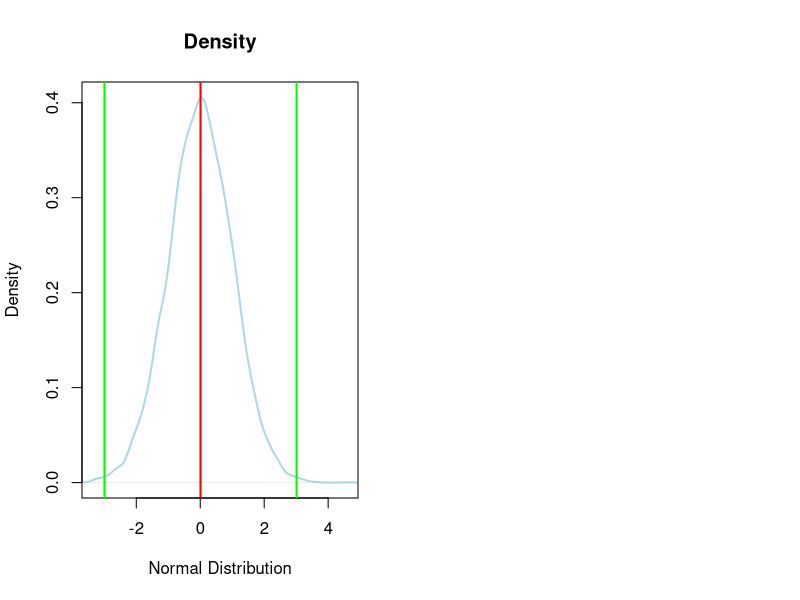
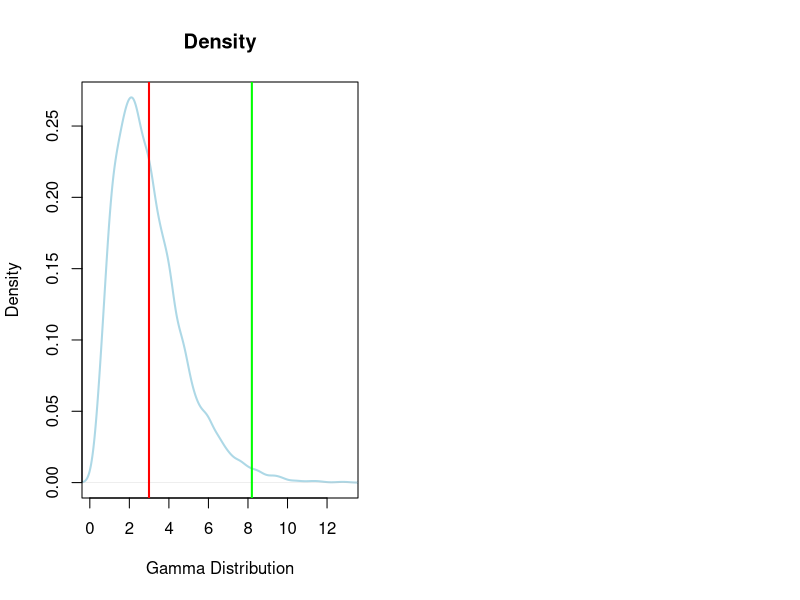
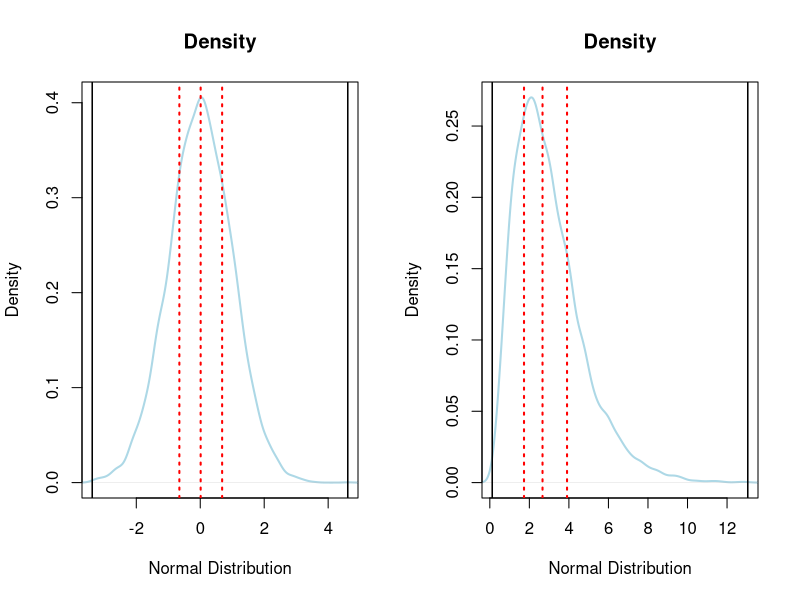
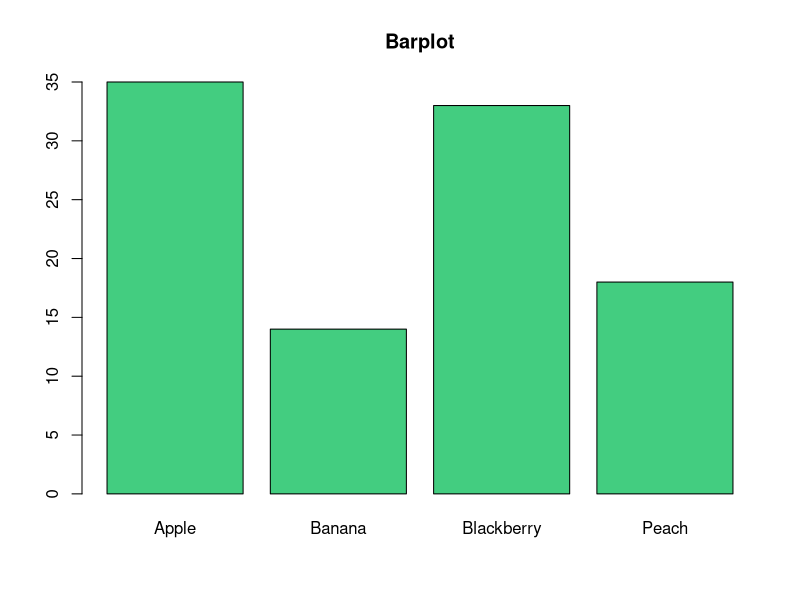
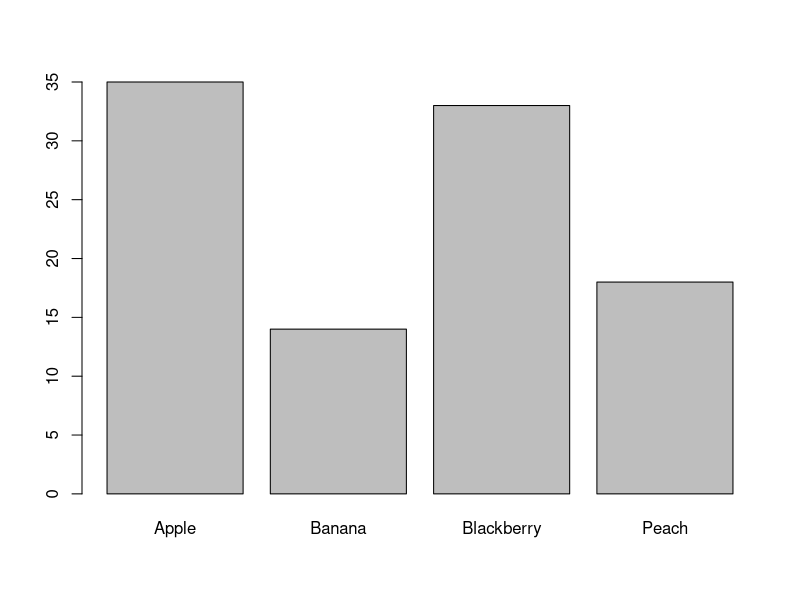
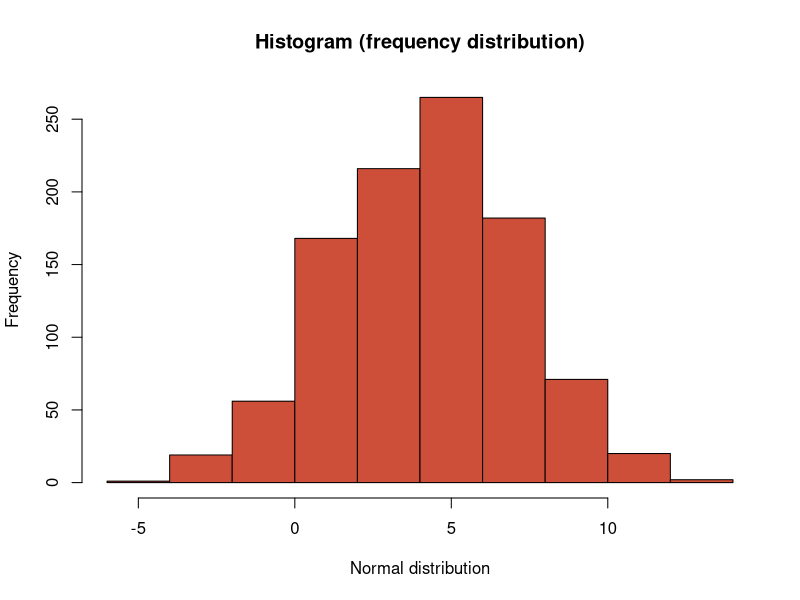
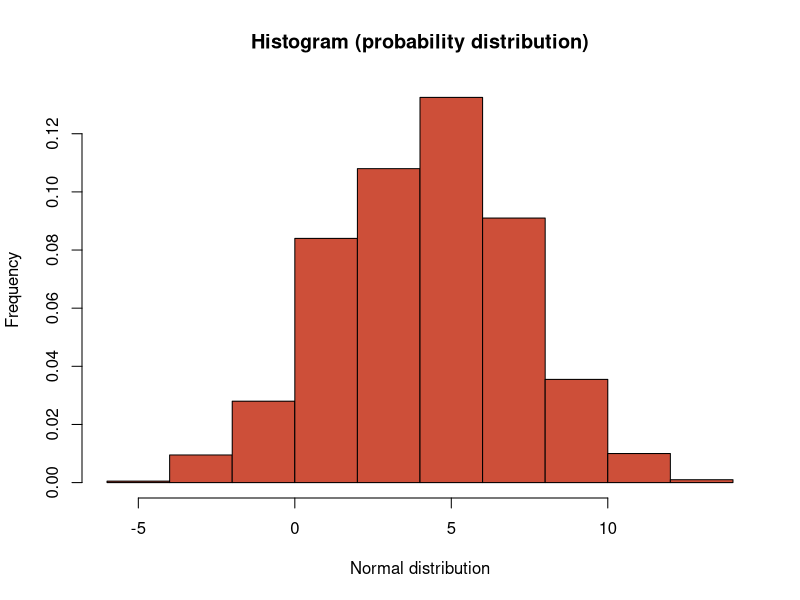
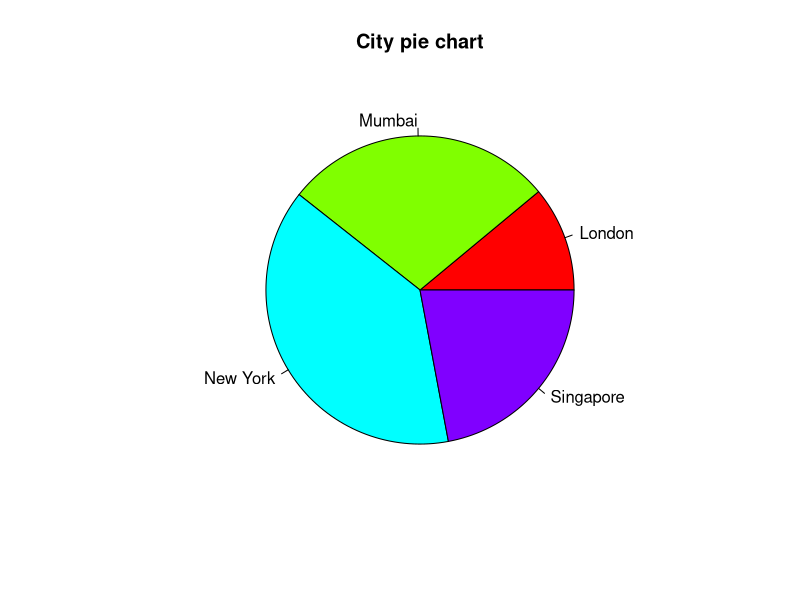

These charts were generated, in order, by the following R code:
# Вариация
team1 <- c(72, 73, 76, 76, 78)
team2 <- c(67, 72, 76, 76, 84)
basketball_teams <- data.frame(team1, team2)

# 3. Оценка на вариацията на разпределение

# Преди да започнем с изследването на разсейването, първо ще видим какво е очакването
# Взимаме средните на стойностите по колони
colMeans(basketball_teams)
apply(basketball_teams, 2, mean)    #   Еквивалентно на горния ред


#       Като цяло се избягват заключенията само на база средните стойности или други оценки за
#   локацията на разпределенията (ще наблегнем на това при оценките на хипотезите).
#
#       И при двета отбора средните стойности са равни - 75.
#   Това не означава, че двата отбора са близки относно разпределението на височината им.
#   В частност, височината при играчите на втория отбор варира много повече от тази на първия.


#  3.1. Обхват (Range): максималната стойност - минималната стойност
rangeFunction <- function(x) {
  max(x) - min(x)
}

# Както можем да видим от резултатите, при първия отбор имаме разлика от 6 инча, докато при втория - 17
rangeFunction(basketball_teams$team1)
rangeFunction(basketball_teams$team2)

# 3.2. Вариация (дисперсия) и стандартно отклонение
#	За разлика от обхвата, стандартното отклонение взема под внимамнеи всички наблюдения.

#	Стандартното отклонение е оценка на вариацията,
# която показва колко далече са наблюденията от очакването (от средното).

# Стандартното отклонение е предпочитана оценка за вариацията,
# когато среднoто се използва за оценка на локацията (центъра) на разпределението.

#	Вариацията (дисперсията) се изчислява по формулата по-долу:
variationFunction <- function(x) {
  x_mean <- mean(x)
  x_minux_xMean <- x - x_mean
  x_minus_xMean_2 <- x_minux_xMean^2

  sum(x_minus_xMean_2) / (length(x) - 1)
}

variationFunction(basketball_teams$team1)
var(basketball_teams$team1)
var(basketball_teams$team2)

#   При тестването на хипотези и при определянето на доверителните интервали се използва
#   стандардартното отклонение. Стандартното отклонение е производно на вариацяита и представлява
#   корен квадратен от дисперсията.

sqrt(variationFunction(basketball_teams$team1))
sd(basketball_teams$team1)
sd(basketball_teams$team2)

#       Правилото на Чебишев, което е валидно за всички множества, ни казва, че 89% от наблюденията
#   лежат в интервала (X_mean - 3*X_std; X_mean + 3*X_std), където X_mean - средната стойност и
#   X_std - стандартното отклонение.

#       При камбановидна форма на разпределението, този процент достига до 99.7


N <- 10^4
set.seed(94171)
dist1 <- rnorm(N)
dist2 <- rgamma(N, 3)

# Dist 1
par(mfrow = c(1, 2))
plot(
  density(dist1),
  lwd = 2,
  main = "Density",
  xlab = "Normal Distribution",
  ylab = "Density",
  col = "lightblue",
  xlim = range(dist1)
)

meanDist1 <- mean(dist1)
sigmaDist1 <- sd(dist1)

abline(
  v = c(meanDist1 - 3*sigmaDist1, meanDist1, meanDist1 + 3*sigmaDist1),
  col = c("green", "red", "green"),
  lwd = 2
)

# Dist 2
par(mfrow = c(1, 2))
plot(
  density(dist2),
  lwd = 2,
  main = "Density",
  xlab = "Gamma Distribution",
  ylab = "Density",
  col = "lightblue",
  xlim = range(dist2)
)

meanDist2 <- mean(dist2)
sigmaDist2 <- sd(dist2)

abline(
  v = c(meanDist2 - 3*sigmaDist2, meanDist2, meanDist2 + 3*sigmaDist2),
  col = c("green", "red", "green"),
  lwd = 2
)

par(mfrow = c(1, 1))

round(sum(dist2 >= meanDist2 - 3*sigmaDist2 & sigmaDist2 <= meanDist2 + 3*sigmaDist2)*100/N, 2)

# -----------
#   3.3. The five number summary
# тази статтистика най-често показва минималната стойност, 1-ви квартил, медиана (2-ри квартил),
# 3-ти квартил и максималната стойност.

summary(dist1)
fivenum(dist1)

par(mfrow = c(1, 2))

plot(
  density(dist1),
  lwd = 2,
  main = "Density",
  xlab = "Normal Distribution",
  ylab = "Density",
  col = "lightblue",
  xlim = range(dist1)
)

abline(
  v = fivenum(dist1),
  col = c("black", "red", "red", "red", "black"),
  lwd = c(1.5, rep(2, 3), 1.5),
  lty = c(1, rep(3, 3), 1)
)
summary(dist1)

# Dist2
plot(
  density(dist2),
  lwd = 2,
  main = "Density",
  xlab = "Normal Distribution",
  ylab = "Density",
  col = "lightblue",
  xlim = range(dist2)
)

abline(
  v = fivenum(dist2),
  lwd = c(1.5, rep(2, 3), 1.5),
  col = c("black", "red", "red", "red", "black"),
  lty = c(1, rep(3, 3), 1)
)

rep(2, 100) # repeat

par(mfrow = c(1, 1))

range(dist1) # Min and Max

#   3.4. Interquartile Range и MAD Median absolute deviation - Wikipedia
#   Тези два вида оценки на дисперсията е препоръчително да се използват, когато за оценка на центъра
#   на разпределението се използва медианата. И двете оценки се водят "стабилни" към екстремалните стойности

#   Nielsen Company е публикувала информация колко часа седмично американците прекарват пред телевизора.
#   Това е извадка от 20 човека
tv_viewing_times <- c(25, 41, 27, 32, 43, 66, 35, 31, 15, 5, 34, 26, 32, 38, 16, 30, 38, 30, 20, 21)

#   За да покажем как екстремалните стойности влияят върху част от оценките ще добавим голяма стойност,
#   например 240 часа
tv_viewing_times_new <- c(tv_viewing_times, 240)

#   Интерквартилния обхват се изчислява като разлика между 3-ти квартил и 1-ви квартил
summary(tv_viewing_times)
summary(tv_viewing_times)[c(2, 5)]
diff(
  summary(tv_viewing_times)[c(2, 5)]
)

#   Базовата функция в R се казва IQR()
IQR(tv_viewing_times)

IQR(tv_viewing_times)
IQR(tv_viewing_times_new)
#   Както се вижда няма кой знае колко голяма промяна след добаяването на екстремалната стойност

# Разликата при стандартното отклонение скача в пъти
sd(tv_viewing_times)
sd(tv_viewing_times_new)

#   Ето защо при наличието на екстремуми е по-разумно да използваме медианата за оценка на центъра и
#   IQR или mad за оценка на дисперсията

#   MAD
#   Оценката MAD представлява медианата на вектора с абсолютните стойности от разлики от стойността и
#   медианата на самия вектор. Резултатът е умножен по 1.4826
#   Формулата е записана по-долу
X_median <- median(tv_viewing_times_new)
X_median
table(tv_viewing_times_new) # 240 is extremum!

X_median
tv_viewing_times_new
tv_viewing_times_new - X_median

# abs - модул от числата
X_diff <- abs(tv_viewing_times_new - X_median)
X_diff
median(X_diff) * 1.4826 # This is MAD

mad(tv_viewing_times_new)

#   - Добре, при оценката на вариацията имаме значима промяна. Как ли стоят нещата с оценките за центъра?
#   - Екстремумите оказват влияние и при оценката за центъра. Ето защо, при наличие на такива стойности,
#   предпочитаме да използваме медианата, вместо средната стойност.

mean(tv_viewing_times)
mean(tv_viewing_times_new)

median(tv_viewing_times)
median(tv_viewing_times_new)

# Имаме и други опции при наличието на екстремални стойности - bootstrap метод и trimmed mean.

# Какво прави trim опцията? Тя премахва по част от най-големите и най-малките стойности.
# В нашия случай, ние сме посочили, че искаме да махмен 5% от най-големите и най-малките стойности.
# Тоест ще вземем 5/2 = 2.5% от най-малките стойности и 2.5 от най-големите.
mean(tv_viewing_times, trim = 0.05)
mean(tv_viewing_times_new, trim = 0.05)
#   Както виждаме стойностите са близки


#   4. Графично представяне на разпределение
#   4.1. Barplot
#   Използваме barplot, когато искаме да представим честотното разпределение на категорийни променливи
set.seed(4012)

fruits <- sample(
  x = c("Apple", "Banana", "Blackberry", "Peach"),
  size = 100,
  replace = T,
  prob = c(0.4, 0.1, 0.3, 0.2)
)

tt <- table(fruits)
tt

barplot(
  height = tt,
  col = "seagreen3",
  main = "Barplot"
)

#   height - приема вектор или матрица с числови стойности като вход. Стойностите могат да бъдат и отрицателни
#   main - заглавие на графиката
#   col - цвят на стълбовете
#   Тези параметри са основни и ги има и при другите графики

barplot(prop.table(tt)*100)
?prop.table(tt)

#   4.2. Хистограма
#   Използваме хистограма, когато искаме да представим разпределението на непрекъснати променливи
set.seed(7821)
r1 <- rnorm(n = 10^3, mean = 4, sd = 3) # Нормално разпрделение на непрекъснати променливи

hist(
  r1,
  main = "Histogram (frequency distribution)",
  xlab = "Normal distribution",
  ylab = "Frequency",
  col = "tomato3"
)

hist(
  r1,
  main = "Histogram (probability distribution)",
  xlab = "Normal distribution",
  ylab = "Frequency",
  col = "tomato3",
  prob = T
)

colors() # show all available colors

#   4.3.    Piechart
#   Използваме piechart-, когато боравим с категорийни променливи и искаме да
#   изобразим процентното им разпределение
cities <- c(rep("London", 14), rep("New York", 49), rep("Singapore", 28), rep("Mumbai", 36))
cities.table <- table(cities)
cities.table

pie(
  cities.table,
  main = "City pie chart",
  col = rainbow(length(cities.table))
)

?rainbow(100)

#   Броя на цветовете е хубаво да бъде равен на броя на категориите. В противен случай два сигмента
#   ще бъдат оцветени в един и същи цвят.
pie_percent <- round(100 * cities.table / sum(cities.table), 1)
pie_percent

colors = rainbow(length(cities.table))
pie(
  cities.table,
  labels = paste(names(pie_percent), '-', pie_percent), # !!
  main = "City pie chart",
  col = colors
)

legend(
  x = "topright",
  legend = c("London", "New York", "Singapore", "Mumbai"),
  cex = 0.8,
  fill = colors
)
?legend
#   x - разположение на графиката - може да слагате както координати, така и да описвате позицията
#   legend - имената на категориите
#   cex - големината на текста
#   fill - цвета, на който отговаря текста в легендата

#   4.4.    Boxplot
#   При едномерния анализ, boxplot-а се използва, за да откриване на потенциални outlier-и.
tv_viewing_times <- c(25, 41, 27, 32, 43, 66, 35, 31, 15, 5, 34, 26, 32, 38, 16, 30, 38, 30, 20, 21)
tv_viewing_times_new <- c(tv_viewing_times, 240)

par(mfrow = c(1, 2))
boxplot(
  tv_viewing_times,
  col = "powderblue",
  main = "Boxplot",
  xlab = "TV viewing"
)

boxplot(
  tv_viewing_times_new,
  horizontal = T,
  col = "palevioletred",
  main = "Boxplot",
  xlab = "TV viewing + outlier"
)
par(mfrow = c(1, 1))

# 4.5. Q-Q plot
# Проверяваме дали стойностите на наблюдаваната променлива се доближават до теоретичните
# стойности на някое разпределение.
emp <- c(19.14, 6.29, 17.02, 6.13, 1.63, 18.78, 9.43, 11.21, 2.89, 9.52, 9.49, 4.83, 13.26, -0.96,
         5.12, 1.39, 6.76, 2.1, 4.32, 1.38, 10.7, 9.01, 4.73, 11.59, 7.22, 1.53, 8.36, 10.91, 6.49,
         3.69, 2.06, 15.92, 16.76, 18.13, 10.22, 19.25, 9.65, 17.75, 2.52, 1.24, 18.51, 11.52, 14.67,
         12.65, 11.22, 27.78, 1.76, 9.64, 11.42, 12.29)

d1 <- rnorm(n = 10^2, mean(emp), sd = sd(emp))
d2 <- rcauchy(n = 10^2, location = mean(emp), scale = sd(emp))
?rcauchy

par(mfrow = c(1, 2))

qqplot(emp, d1, ylab = "theoretical distribution", main = "Check for normal distr")
abline(a = 0, b = 1)

qqplot(emp, d2, ylab = "theoretical distribution", main = "Check for cauchy distr")
abline(a = 0, b = 1)

par(mfrow = c(1, 1))

# abline() - чертае права линия
# a - изместване по Х, b - ъгъл на правата, v - вертикална линия, h - хоризонтална линия
